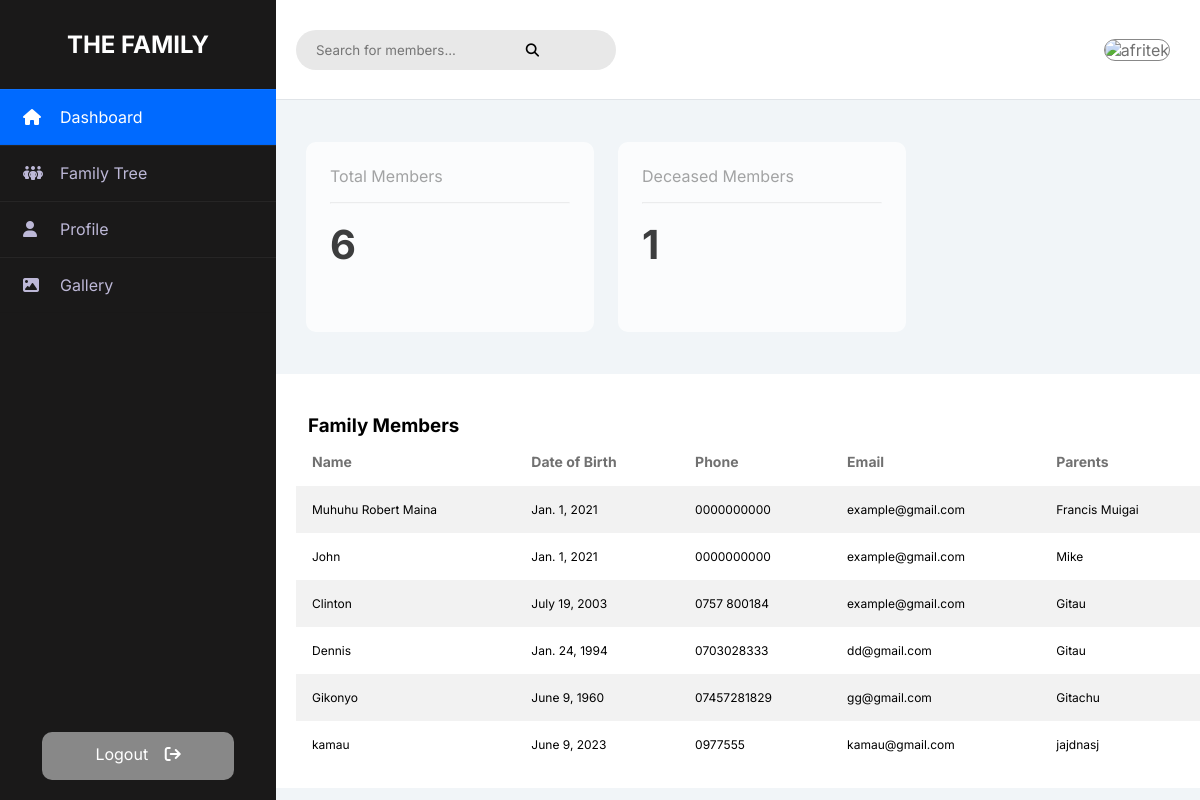
/home/ (signed in), run on an earlier commit of the app's database.
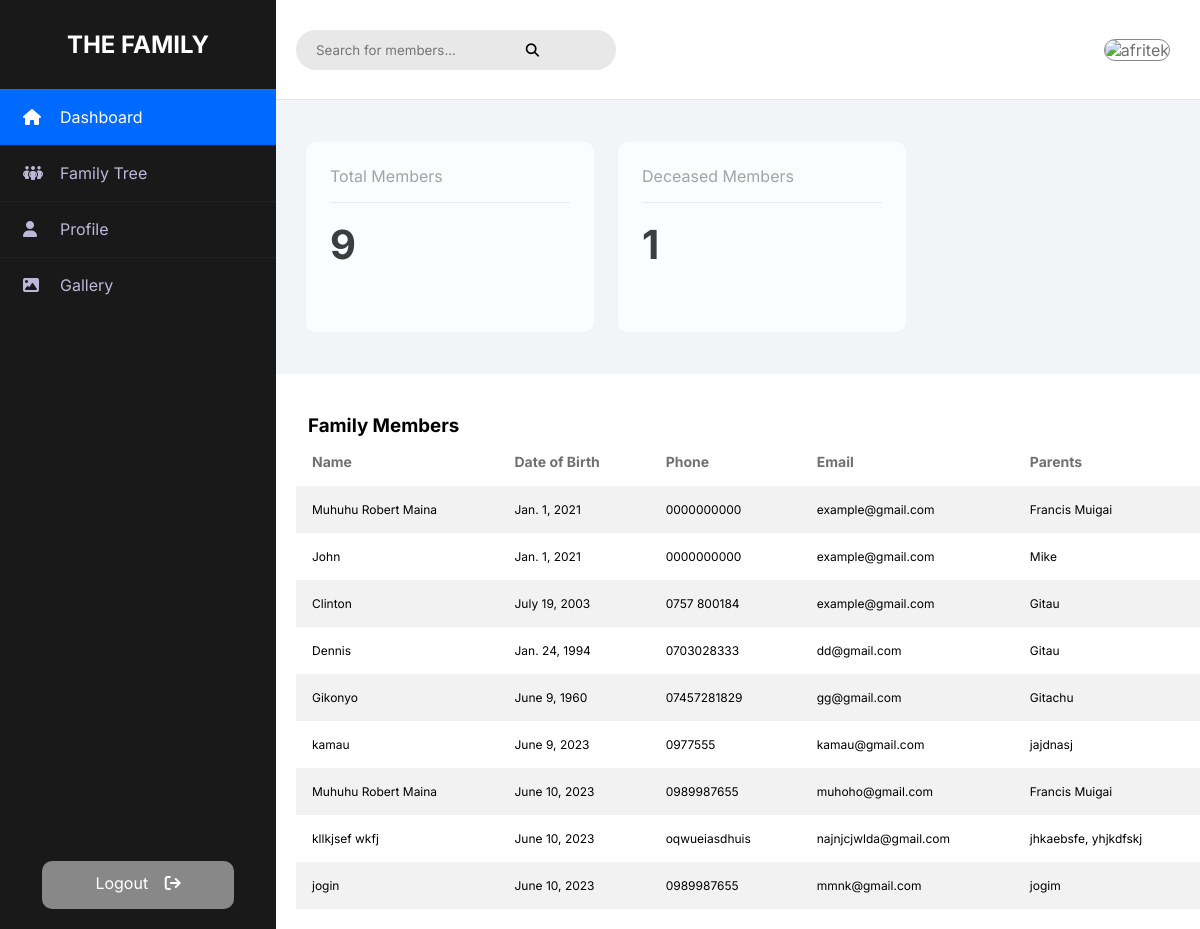
And on a later commit of the database.
### family_tree/models.py (models this page shows, shortened)
class FamilyMember(models.Model):
    name = models.CharField(max_length=100)
    photo = models.ImageField(upload_to='family_photos/')
    parent = models.CharField(max_length=100)
    siblings = models.ManyToManyField('self', blank=True)
    children = models.CharField(max_length=100)
    dob = models.DateField(default='')
    email = models.EmailField(default='')
    phone = models.CharField(max_length=100, default='')
    password = models.CharField(max_length=100)
    dead = models.BooleanField(default=False)

### family_tree/views.py (the view)
# urls.py: path('home/', home_view, name="home"),
@family_member_required
def home_view(request):
    print(request.user)
    members = FamilyMember.objects.all()
    total_members = members.count()
    deceased_members = members.filter(dead=True).count()
    query = request.GET.get('search')
    if query:
        members = members.filter(name__icontains=query)
    return render(request, "home.html", {"members": members,
                                         'total_members': total_members,
                                         'deceased_members': deceased_members
                                         })

### family_tree/views.py (called while the page is built)
def family_member_required(view_func):
    @wraps(view_func)
    def _wrapped_view(request, *args, **kwargs):
        if request.session.get('authenticated'):
            return view_func(request, *args, **kwargs)
        else:
            return HttpResponseRedirect('/login')
    return _wrapped_view

### templates/home.html (shortened to what this page needs)
{% extends 'base.html' %}
{% block content %}
{% load static %}
<html lang="en">
<head>
    <link rel="stylesheet" type="text/css" href="{% static 'css/styles.css' %}"/>
</head>
<body>
<div class="wrapper">
    <div class="sidebar">
        <h2>THE FAMILY</h2>
        <ul>
            <li class="active"><a href="{% url 'home' %}"><i class="fas fa-home"></i>Dashboard</a></li>
            <li><a href="{% url 'tree' %}"><i class="fas fa-people-group"></i>Family Tree</a></li>
            <li><a href="{% url 'member' %}"><i class="fas fa-user"></i>Profile</a></li>
            <li><a href="{% url 'images' %}"><i class="fas fa-image"></i>Gallery</a></li>
        </ul>
        <div class="logout">
          <a href="#">Logout
            <i class="fas  fa-arrow-right-from-bracket"></i></i>
          </a>
      </div>
    </div>
    <div class="main_content">
        <div class="header">
          <div class="search-bar">
          <form action="{% url 'images' %}" method="GET">
        <input type="text" name="search" class="form-control" placeholder="Search for members..." autocomplete="off" value="{{ request.GET.search }}">
        <button type="submit" class="search-button"><i class="fas fa-magnifying-glass"></i></button>
    </form>
          </div>
          <div class="profile">
            <div class="user">
    <img class="user-photo" src="{{ request.session.user_photo_url }}" alt="{{ request.session.user_name }}">
</div>
          </div>
        </div>
        <div class="cards">
          <div class="card-single">
            <div>
                <h3 class="heading">Total Members</h3>
                <hr class="divider">
                <h1>{{ total_members }}</h1>
            </div>
          </div>
          <div class="card-single">
            <div>
    <h3 class="heading">Deceased Members</h3>
    <hr class="divider">
    <h1>{{ deceased_members }}</h1>
</div>
          </div>
        </div>
        <div style="overflow-x:auto;" class="table-div">
    <h3 style="margin-left:12px">Family Members</h3>
    <table style="width: 100%;">
        <tr>
            <th>Name</th>
            <th>Date of Birth</th>
            <th>Phone</th>
            <th>Email</th>
            <th>Parents</th>
        </tr>
        {% for member in members %}
        <tr>
            <td>{{ member.name }}</td>
            <td>{{ member.dob }}</td>
            <td>{{ member.phone }}</td>
            <td>{{ member.email }}</td>
            <td>{{ member.parent }}</td>
        </tr>
        {% empty %}
        <tr>
            <td colspan="5">No family members found.</td>
        </tr>
        {% endfor %}
    </table>
</div>
    </div>
</div>
</body>
</html>
{% endblock %}

What changed in the data, as far as the page shows it:
added FamilyMember: name "Muhuhu Robert Maina", dob "June 10, 2023", phone "0989987655", email "muhoho@gmail.com", parent "Francis Muigai"
added FamilyMember: name "kllkjsef wkfj", dob "June 10, 2023", phone "oqwueiasdhuis", email "najnjcjwlda@gmail.com", parent "jhkaebsfe, yhjkdfskj"
added FamilyMember: name "jogin", dob "June 10, 2023", phone "0989987655", email "mmnk@gmail.com", parent "jogim"
Also different on the page:
{{ total_members }}: "6" → "9"
